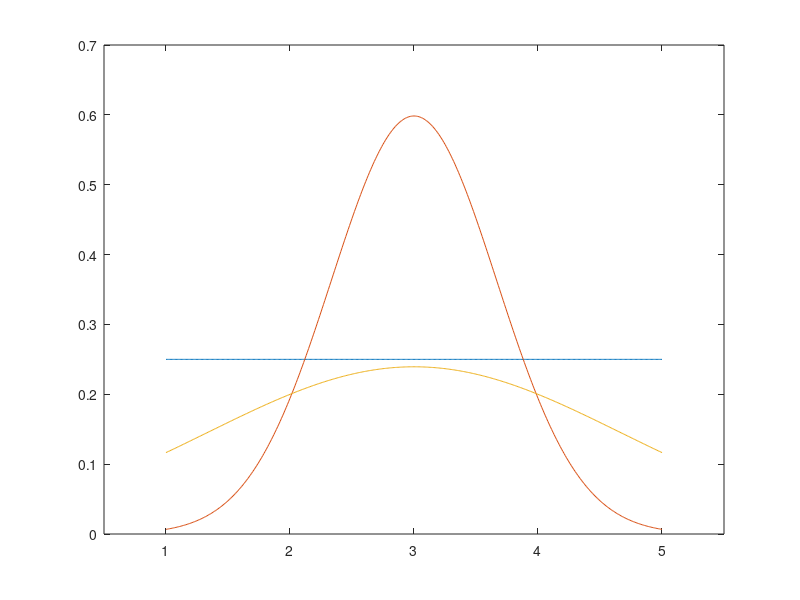

Reproduce this figure in MATLAB.
figure; 
% plot a uniform distribution in [0,1]
 A = 1;
 B = 5;
 meas = B-A;
 X = A:0.01:B;
 y = 1/meas*ones(size(X));
 plot(X,y); hold on
 xlim([A-0.5,B+0.5])
 
 % trying to plot the corresponding normal distribution
m = mean([X(1),X(end)])
s = meas/6;
norm = normpdf(X,m,s);
plot(X,norm); hold on; 

norm2 = normpdf(X,m,s+1);
plot(X,norm2); hold on; 